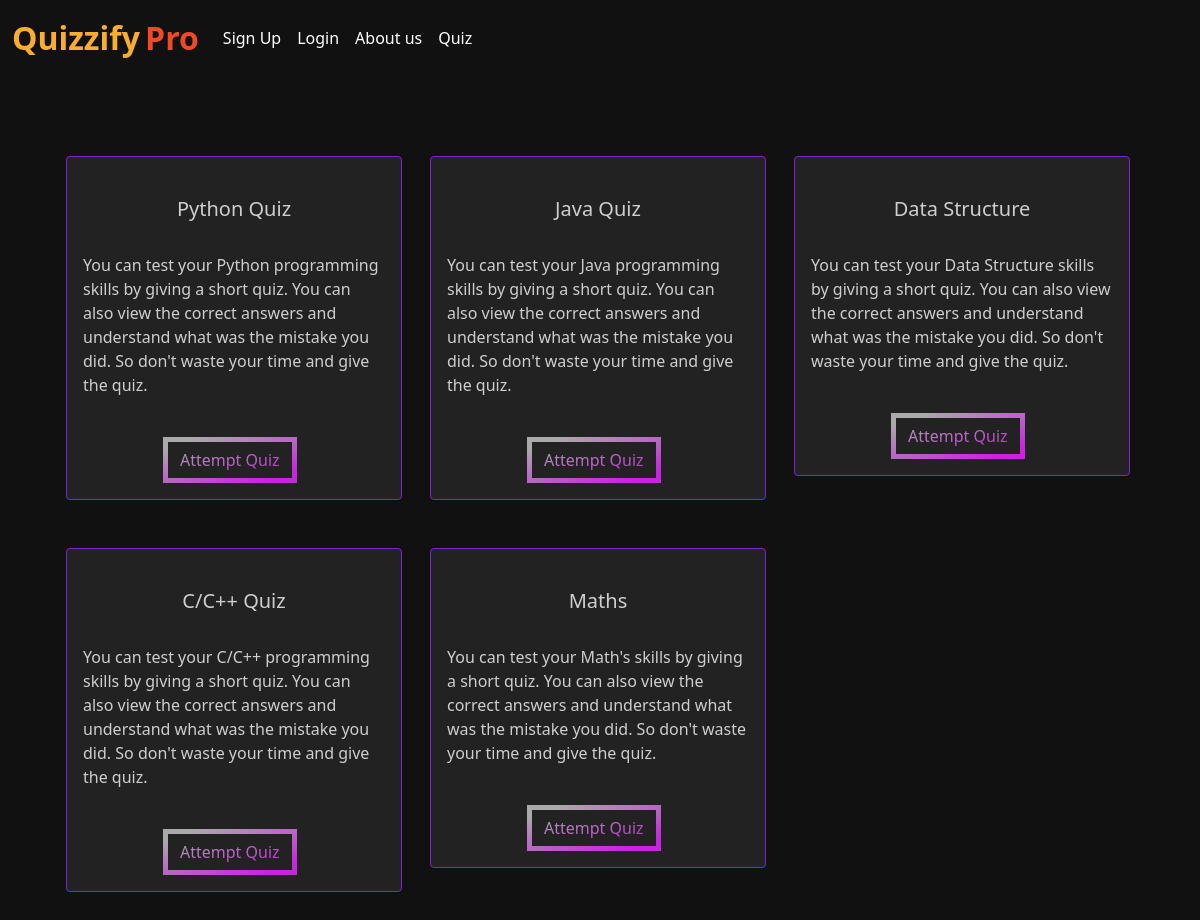
The app's page /index/ with its own data.
### home/models.py (models this page shows, shortened)
class Quiz(models.Model):
    name = models.CharField(max_length=50)
    desc = models.CharField(max_length=500)
    number_of_questions = models.IntegerField(default=1)
    time = models.IntegerField(help_text="Duration of the quiz in seconds", default="1")
    class Meta:
        db_table = 'Quiz_table'

### home/views.py (the view)
# urls.py: path('index/', views.index_def, name='index_def'),
def index_def(request):
    quiz = Quiz.objects.all()
    para = {'quiz' : quiz}
    return render(request, "index.html", para)

### home/templates/index.html (shortened to what this page needs)
{% extends 'base.html' %}
{% load static %}
{% block body %}
<br><br><br>
<div class="container">
  <div class="container mx-auto mt-2">
    <div class="row">
      {% for quiz in quiz %}
      <div class="col-md-4">
        <div class="card" style="width: 21rem;">
          <a href="{% url 'index' myid=quiz.id %}"></a><br>
          <div class="card-body">
            <h5 class="card-title" style="text-align: center;">{{quiz.name}}</h5>
            <br>
            <p class="card-text">{{quiz.desc}}</p>
            <br>
            <class="card-link">
            <button data-bs-target="#exampleModal" data-bs-toggle="modal" data-time="{{quiz.time}}"
              data-questions="{{quiz.number_of_questions}}" data-name="{{quiz.name}}" data-id="{{quiz.id}}" id="btn"
              style="justify-content: center;" class="attempt btn mr-2 modal-button">Attempt
              Quiz</button>
          </div>
        </div>
      </div>
      {% endfor %}
    </div>
  </div>
</div>
{% endblock %}

### home/templates/index.html (style rules this page uses)
.attempt { --gradient: linear-gradient(to left top, #c724dd 10%, #aaaaaa 90%) !important; }
body { background: #111; }
.card { background: #222; border: 1px solid #7a24dd; color: rgba(250, 250, 250, 0.8); margin-bottom: 3rem; }
#btn { border: 5px solid; border-image-slice: 1; background: var(--gradient) !important; -webkit-background-clip: text !important; -webkit-text-fill-color: transparent !important; border-image-source: var(--gradient) !important; text-decoration: none; position: relative; left: 80px; }

### records on screen
Quiz: name "Python Quiz", desc "You can test your Python programming skills by giving a short quiz. You can also view the correct answers and understand what was the mistake you did. So don't waste your time and give the quiz."
Quiz: name "Java Quiz", desc "You can test your Java programming skills by giving a short quiz. You can also view the correct answers and understand what was the mistake you did. So don't waste your time and give the quiz."
Quiz: name "Data Structure", desc "You can test your Data Structure skills by giving a short quiz. You can also view the correct answers and understand what was the mistake you did. So don't waste your time and give the quiz."
Quiz: name "C/C++ Quiz", desc "You can test your C/C++ programming skills by giving a short quiz. You can also view the correct answers and understand what was the mistake you did. So don't waste your time and give the quiz."
Quiz: name "Maths", desc "You can test your Math's skills by giving a short quiz. You can also view the correct answers and understand what was the mistake you did. So don't waste your time and give the quiz."
